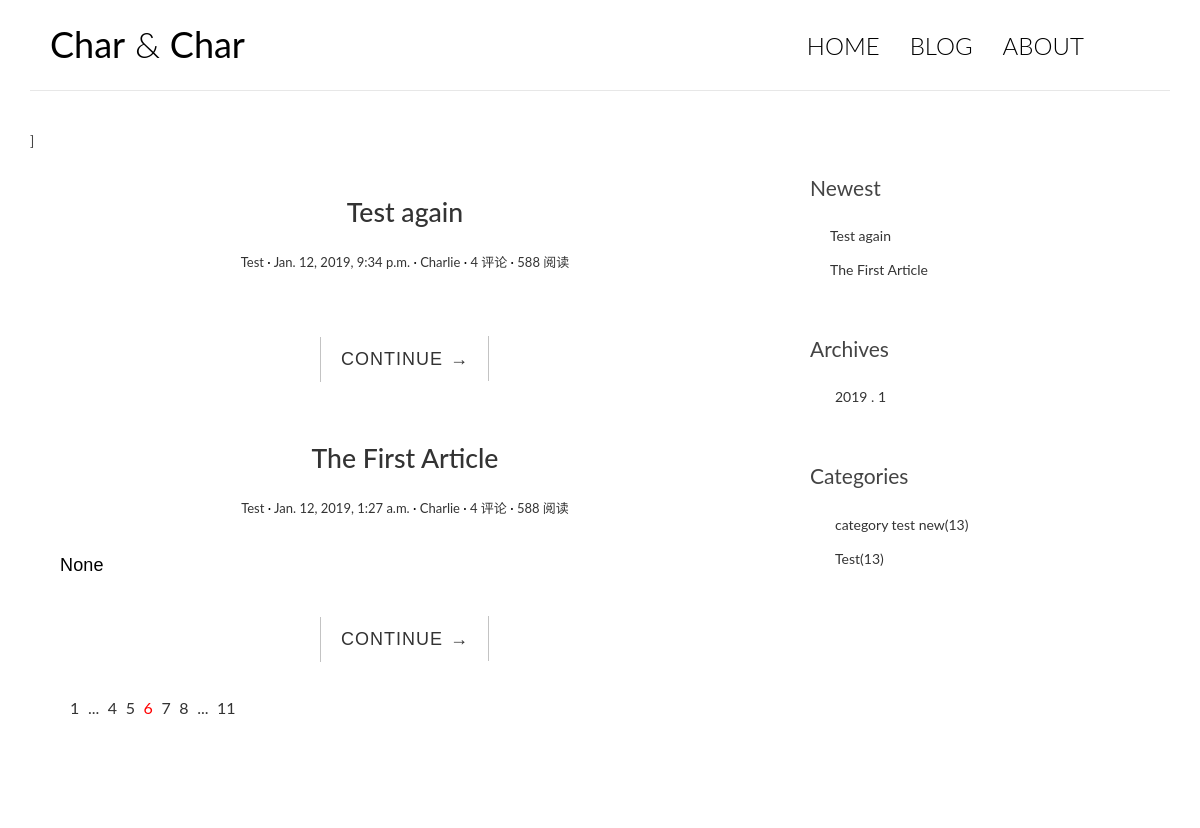
The page / on the database its author committed.
### blog/models.py (models this page shows, shortened)
class Post(models.Model):
    title = models.CharField(max_length=70)
    body = models.TextField()
    created_time = models.DateTimeField()
    modified_time = models.DateTimeField()
    abstract = models.CharField(max_length=200, blank = True)
    category = models.ForeignKey('Category', on_delete=models.CASCADE)
    tags = models.ManyToManyField(Tag, blank = True)
    author = models.ForeignKey(User, on_delete=models.CASCADE)
    def get_absolute_url(self):
        return reverse('blog:detail', kwargs={'pk':self.pk})

class Category(models.Model):
    name = models.CharField(max_length=100)

### blog/views.py (the view)
# urls.py: path('',views.index, name = 'index'),
def index(request):
    post_list = Post.objects.all().order_by('-created_time')
    return render(request, 'blog/index.html', context={
                        'post_list': post_list})

### blog/templatetags/blog_tags.py (called while the page is built)
@register.simple_tag
def get_recent_posts(num=5):
    return Post.objects.all().order_by('-created_time')[:num]

@register.simple_tag
def archives():
    return Post.objects.dates('created_time', 'month', order='DESC')

@register.simple_tag
def get_categories():
    return Category.objects.all()

### blog/templates/blog/index.html (shortened to what this page needs)
{% extends 'base.html' %}
{% load staticfiles %}
                {% block main %}
                {% for post in post_list %}
                    <article class="post post-{{ post.pk }}">
                        <header class="entry-header">
                            <h1 class="entry-title">
                                <a href="{{ post.get_absolute_url }}">{{ post.title }}</a>
                            </h1>
                            <div class="entry-meta">
                                <span class="post-category"><a href="#">{{ post.category.name }}</a></span>
                                <span class="post-date"><a href="#"><time class="entry-date"
                                                                        datetime="{{ post.created_time}}">{{ post.created_time }}</time></a></span>
                                <span class="post-author"><a href="#">{{ post.author }}</a></span>
                                <span class="comments-link"><a href="#">4 评论</a></span>
                                <span class="views-count"><a href="#">588 阅读</a></span>
                            </div>
                        </header>
                        <div class="entry-content clearfix">
                            <p>{{ post.abstract }}</p>
                            <div class="read-more cl-effect-14">
                                <a href="{{ post.get_absolute_url }}" class="more-link">CONTINUE <span class="meta-nav">→</span></a>
                            </div>
                        </div>
                    </article>
                {% empty %}
                    <div class="no-post">No articles posted yet</article></div>
                {% endfor %}
                <div class="pagination">
                    <ul>
                        <li><a href="">1</a></li>
                        <li><a href="">...</a></li>
                        <li><a href="">4</a></li>
                        <li><a href="">5</a></li>
                        <li class="current"><a href="">6</a></li>
                        <li><a href="">7</a></li>
                        <li><a href="">8</a></li>
                        <li><a href="">...</a></li>
                        <li><a href="">11</a></li>
                    </ul>
                </div>
                {% endblock main %}

### blog/templates/base.html (shortened to what this page needs)
{% load staticfiles %}
{% load blog_tags %}
<!DOCTYPE html>
<html>
<head>
    <link rel="stylesheet" href="http://code.ionicframework.com/ionicons/2.0.1/css/ionicons.min.css">
    <link rel="stylesheet" href="{% static 'blog/css/bootstrap.min.css' %}">
    <link rel="stylesheet" href="{% static 'blog/css/pace.css' %}">
    <link rel="stylesheet" href="{% static 'blog/css/custom.css' %}">
    <link rel="stylesheet" href="{% static 'blog/css/highlights/github.css' %}">
</head>
<body>
<div class="container">
    <header id="site-header">
        <div class="row">
            <div class="col-md-4 col-sm-5 col-xs-8">
                <div class="logo">
                    <h1><a href="index.html"><b>Char</b> &amp; <b>Char</b></a></h1>
                </div>
            </div>
            <div class="col-md-8 col-sm-7 col-xs-4">
                <nav class="main-nav" role="navigation">
                    <div class="collapse navbar-collapse" id="bs-example-navbar-collapse-1">
                        <ul class="nav navbar-nav navbar-right">
                            <li class="cl-effect-11"><a href="index.html" data-hover="HOME">HOME</a></li>
                            <li class="cl-effect-11"><a href="full-width.html" data-hover="BLOG">BLOG</a></li>
                            <li class="cl-effect-11"><a href="about.html" data-hover="ABOUT">ABOUT</a></li>
                        </ul>
                    </div>
                </nav>
            </div>
        </div>
    </header>
</div>
<div class="content-body">
    <div class="container">
        <div class="row">
            <main class="col-md-8">]
                {% block main %}
                {% endblock main %}
            </main>
            <aside class="col-md-4">
                    <div class="widget widget-recent-posts">
                        <h3 class="widget-title">Newest</h3>
                        {% get_recent_posts as recent_post_list %}
                        <ul>
                            {% for post in recent_post_list %}
                            <li>
                                <a href="{{ post.get_absolute_url }}">{{ post.title }}</a>
                            </li>
                            {% empty %}
                            NULL
                            {% endfor %}
                        </ul>
                    </div>
                    <div class="widget widget-archives">
                        <h3 class="widget-title">Archives</h3>
                        {% archives as archive_list %}
                        <ul>
                            {% for a in archive_list %}
                            <li>
                                <a href="#">{{ a.year }} . {{ a.month }} </a>
                            </li>
                            {% empty %}
                            NULL
                            {% endfor %}
                        </ul>
                    </div>
                    <div class="widget widget-category">
                        <h3 class="widget-title">Categories</h3>
                        {% get_categories as category_list %}
                        <ul>
                            {% for c in category_list %}
                            <li>
                                <a href="#">{{ c.name }}<span class="post-count">(13)</span></a>
                            </li>
                            {% empty %}
                            NULL
                            {% endfor %}
                        </ul>
                    </div>
            </aside>
        </div>
    </div>
</div>
<footer id="site-footer">
    <div class="container">
        <div class="row">
            <div class="col-md-12">
            </div>
        </div>
    </div>
</footer>
</body>
</html>

### blog/static/blog/css/custom.css (style rules this page uses)
* { outline: none; }
h1, h2, h3, h4, h5, h6 { margin-top: 0; }
b { font-weight: 400; }
a { color: #333; }
body { color: #444; font-family: 'Lato', sans-serif; }
p { font-family: 'Ubuntu', sans-serif; font-weight: 400; word-spacing: 1px; letter-spacing: 0.01em; }
#site-header { background-color: #FFF; padding: 25px 20px; margin-bottom: 40px; border-bottom: 1px solid #e7e7e7; }
.logo h1 a { color: #000; }
.logo h1 { margin: 0; font-family: 'Lato', sans-serif; font-weight: 300; }
.main-nav { margin-top: 11px; max-width: 95%; }
.main-nav a { color: #000000 !important; padding: 0 0 5px 0 !important; margin-right: 30px; font-family: 'Lato', sans-serif; font-weight: 300; font-size: 24px; }
.cl-effect-11 a { padding: 10px 0; color: #0972b4; text-shadow: none; }
.cl-effect-11 a::before { position: absolute; top: 0; left: 0; overflow: hidden; padding: 0 0 5px 0 !important; max-width: 0; border-bottom: 1px solid #000; color: #000; content: attr(data-hover); white-space: nowrap; -webkit-transition: max-width 0.5s; -moz-transition: max-width 0.5s; transition: max-width 0.5s; }
.content-body { padding-bottom: 4em; }
.post { background: #fff; padding: 30px 30px 0; }
.entry-title { text-align: center; font-size: 1.9em; margin-bottom: 20px; line-height: 1.6; padding: 10px 20px 0; }
.entry-meta { text-align: center; color: #DDDDDD; font-size: 13px; margin-bottom: 30px; }
.entry-content { font-size: 18px; line-height: 1.9; font-weight: 300; color: #000; }
.post-category::after, .post-date::after, .post-author::after, .comments-link::after { content: ' ·'; color: #000; }
.read-more { font-family: 'Ubuntu', sans-serif; font-weight: 400; word-spacing: 1px; letter-spacing: 0.01em; text-align: center; margin-top: 20px; }
.cl-effect-14 a { padding: 0 20px; height: 45px; line-height: 45px; position: relative; display: inline-block; margin: 15px 25px; letter-spacing: 1px; font-weight: 400; text-shadow: 0 0 1px rgba(255, 255, 255, 0.3); }
.cl-effect-14 a::before, .cl-effect-14 a::after { position: absolute; width: 45px; height: 1px; background: #C3C3C3; content: ''; -webkit-transition: all 0.3s; -moz-transition: all 0.3s; transition: all 0.3s; pointer-events: none; }
.cl-effect-14 a::before { top: 0; left: 0; -webkit-transform: rotate(90deg); -moz-transform: rotate(90deg); transform: rotate(90deg); -webkit-transform-origin: 0 0; -moz-transform-origin: 0 0; transform-origin: 0 0; }
.cl-effect-14 a::after { right: 0; bottom: 0; -webkit-transform: rotate(90deg); -moz-transform: rotate(90deg); transform: rotate(90deg); -webkit-transform-origin: 100% 0; -moz-transform-origin: 100% 0; transform-origin: 100% 0; }
.widget { background: #fff; padding: 30px 0 0; }
.widget-title { font-size: 1.5em; margin-bottom: 20px; line-height: 1.6; padding: 10px 0 0; font-weight: 400; }
.widget-recent-posts ul { padding: 0; margin: 0; padding-left: 20px; }
.widget-recent-posts ul li { list-style-type: none; position: relative; line-height: 170%; margin-bottom: 10px; }
.widget-recent-posts ul li::before { content: '\f3d3'; font-family: "Ionicons"; position: absolute; left: -17px; top: 3px; font-size: 16px; color: #000; }
.widget-archives ul { padding: 0; margin: 0; padding-left: 25px; }
.widget-archives ul li { list-style-type: none; position: relative; line-height: 170%; margin-bottom: 10px; }
.widget-archives ul li::before { content: '\f3f3'; font-family: "Ionicons"; position: absolute; left: -25px; top: 1px; font-size: 16px; color: #000; }
.widget-category ul { padding: 0; margin: 0; padding-left: 25px; }
.widget-category ul li { list-style-type: none; position: relative; line-height: 170%; margin-bottom: 10px; }
.widget-category ul li::before { content: '\f3fe'; font-family: "Ionicons"; position: absolute; left: -25px; top: 1px; font-size: 18px; color: #000; }
#site-footer { padding-top: 10px; padding: 0 0 1.5em 0; }
.pagination ul { list-style: none; }
.pagination ul li { display: inline-block; font-size: 16px; margin-right: 5px; }
.current a { color: red; }

### rows shown on the page
Post: title "Test again", category.name "Test", created_time "Jan. 12, 2019, 9:34 p.m.", author "Charlie"
Post: title "The First Article", category.name "Test", created_time "Jan. 12, 2019, 1:27 a.m.", author "Charlie", abstract "None"
Category: name "category test new"
Category: name "Test"

### other values the page prints
{{ a.year }} "2019"
{{ a.month }} "1"
